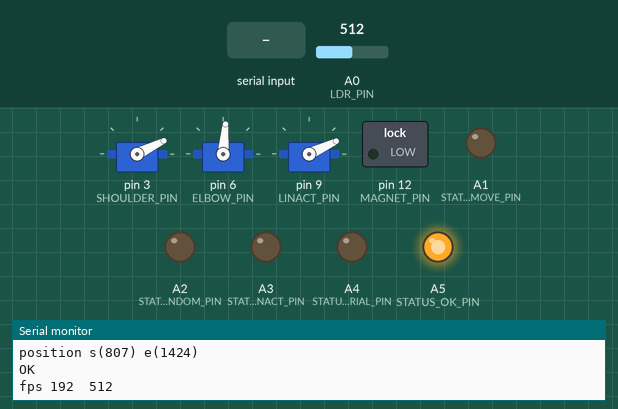
Recording of a sketch running on a simulated Arduino Uno, built with avr-gcc and run on an emulated ATmega328P. On the bench: 3 × servo, switched loads named in the sketch (green lamp = pin HIGH), output pins drawn as LEDs (lit = HIGH), the last lines printed to the serial monitor. Inputs (shaded band) come from the test bench; at power-on: A0 (LDR_PIN) = 512. Random numbers use the default seed unless the sketch sets one.

Above: at 1.25 s.
1.3 s: "90,45,200\n" received over Serial
At 2.0 s:
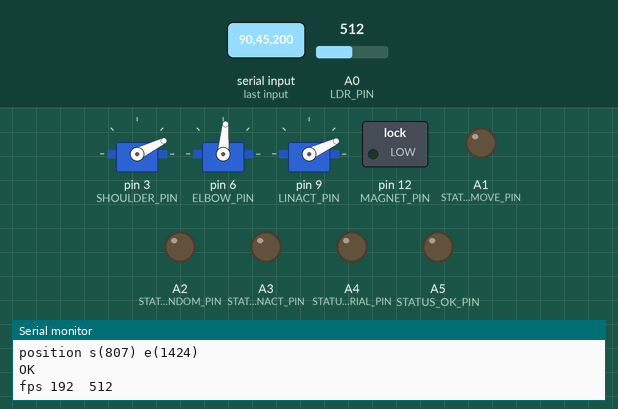
4.3 s: "M,45\n" received over Serial
At 5.5 s:
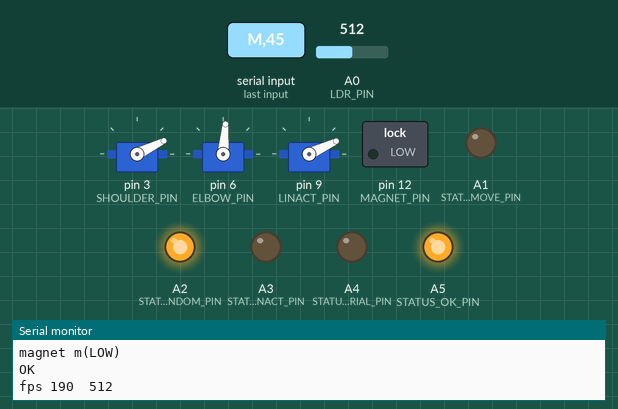
5.8 s: "30,150,10\n" received over Serial
At 7.8 s:
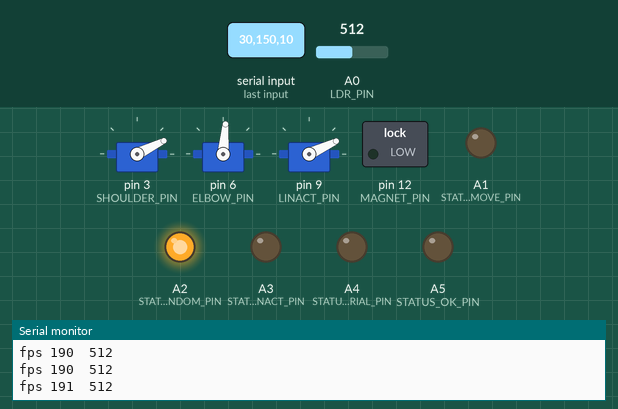
8.8 s: "m,45\n" received over Serial
At 11.9 s:
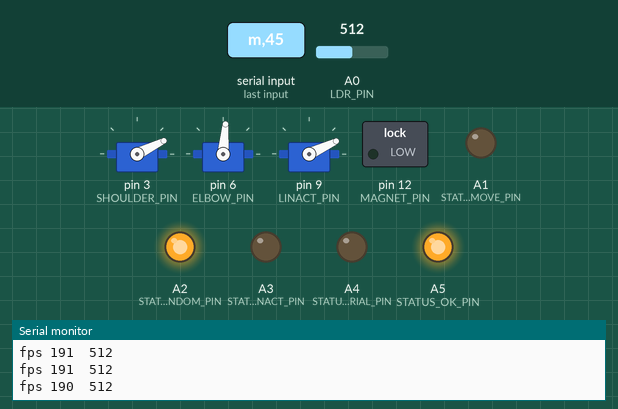
Timing chart, 0 to 12.8 s (numbered marks = the images above; inputs shaded):
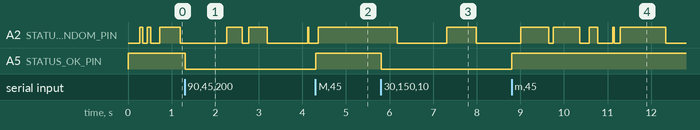

The sketch:

RobotArm.ino
```cpp
/**
   The code for the Robot Arm, this controls the servos and electro magnet
   Messages are received over the Serial port.

   We follow the following format:
   P(SHOULDER ELBOW)//set the position of each of the joints
   L(LINACT)//set the linear actuator to a certain position
   M(MAGNET)//set the magnet on or off
   T(SHOULDER ELBOW LINACT) //set trim
   A(VALUE) //set acceleration
*/
#include <Servo.h>

void(* resetFunc) (void) = 0;

bool easing = false;

const int COMMAND_TIMEOUT = 100;
const int MAX_SHOULDER = 2300;
const int MIN_SHOULDER = 600;
const int MAX_ELBOW = 2200;
const int MIN_ELBOW = 900;
const int MAX_LINACT = 2400;
const int MIN_LINACT = 800;
const float EASE_FACTOR = .02f;
const int HOME_SHOULDER_ADDR = 0;
const int HOME_ELBOW_ADDR = 16;
const int HOME_LINACT_ADDR = 32;

//The pins for each of the externals
const int MAGNET_PIN = 12;
const int SHOULDER_PIN = 3;
const int ELBOW_PIN = 6;
const int LINACT_PIN = 9;
const int LDR_PIN = A0;

//All the pins for the status LED's
const int STATUS_MAGNET_PIN = A0;
const int STATUS_MOVE_PIN = A1;
const int STATUS_RANDOM_PIN = A2;
const int STATUS_LINACT_PIN = A3;
const int STATUS_SERIAL_PIN = A4;
const int STATUS_OK_PIN = A5;

//The variables used for the acceleration
int baseAcc = 2;
const int ELBOW_MULT = 1;
const int LINACT_MULT = 4;
int elbowAcc = baseAcc * ELBOW_MULT;
int linactAcc = baseAcc * LINACT_MULT;

//Used for ldr timing
int ldrThreshold = 10;
int lowTime = 0;
bool sendReset = false;
const int RESET_TIMEOUT = 3000;

//The trim values for each of the servos, this is in microseconds
int trimShoulder = 0;
int trimElbow = 0;
int trimLinAct = 0;

//The target values for each of the positions
int targetShoulder = 1500;
int targetElbow = 1500;
int targetLinAct = 1500;
//Halfwaypoint is the midpoint between starting and ending position, this is where easing strategies change
int halfwayShoulder = 1500;
int halfwayElbow = 1500;
int halfwayLinAct = 1500;
//Change is the total change in this move, this is calculated when the move is parsed
int changeShoulder = 0;
int changeElbow = 0;
int changeLinAct = 0;
//Diff is the current amount of difference between position and target
int diffShoulder = 0;
int diffElbow = 0;
int diffLinAct = 0;
//Flag to see if we're done moving yet
bool moveDone = false;

//The positions of each of the servos and magnet
int msShoulder = 1500;
int msElbow = 1500;
int msLinAct = 1500;
int magnetState = LOW;

//The servos used in this robot
Servo shoulder;
Servo elbow;
Servo linAct;

//Variables used in the parsing of the commands
const byte CMD_NONE = 0;
const byte CMD_MAGNET = 1;
const byte CMD_ACC = 2;
const byte CMD_TRIM = 3;
const byte CMD_POS = 4;
const byte CMD_LIN = 5;
byte commandMode = CMD_NONE;
byte numsRead = 0;
bool firstMove = false;
bool randomLedStatus = false;

const int FPS_INTERVAL = 1000;
int accumulator = 0;
unsigned long lastFrame = 0;
unsigned long now = 0;
unsigned long frameCount = 0;
unsigned long startTimeCommand = 0;

/**
   Runs once when the power is turned on
*/
void setup() {
  //Attach the servos to the correct pins, maybe detach as soon as there is nothing to do anymore
  shoulder.attach(SHOULDER_PIN);
  elbow.attach(ELBOW_PIN);
  linAct.attach(LINACT_PIN);
  msShoulder = 807;
  msElbow = 1424;
  msLinAct = 800;

  //Setup the first move
  targetShoulder = msShoulder;
  halfwayShoulder = (msShoulder + targetShoulder) / 2;
  targetElbow = msElbow;
  halfwayElbow = (msElbow + targetElbow) / 2;
  targetLinAct = msLinAct;
  halfwayLinAct = (msLinAct + targetLinAct) / 2;
  firstMove = true;

  updateServos();

  //Set up serial connection
  Serial.begin(9600);
  Serial.println("--- ARDUINO STARTUP ---");
  //Set up the pins in the correct pin mode
  pinMode(MAGNET_PIN, OUTPUT);
  pinMode(STATUS_MAGNET_PIN, OUTPUT);
  pinMode(STATUS_MOVE_PIN, OUTPUT);
  pinMode(STATUS_RANDOM_PIN, OUTPUT);
  pinMode(STATUS_LINACT_PIN, OUTPUT);
  pinMode(STATUS_SERIAL_PIN, OUTPUT);
  pinMode(STATUS_OK_PIN, OUTPUT);
  pinMode(LDR_PIN, INPUT);

  parseSerial("P(807_1424)\n");
}

/**
   Runs as often as possible
*/
void loop() {
  //Write the status leds
  digitalWrite(STATUS_MOVE_PIN, msShoulder == targetShoulder && msElbow == targetElbow ? LOW : HIGH);
  digitalWrite(STATUS_LINACT_PIN, msLinAct == targetLinAct ? LOW : HIGH);

  //Check the random blinky light
  if (random(100) == 1) {
    randomLedStatus = !randomLedStatus;
    digitalWrite(STATUS_RANDOM_PIN, randomLedStatus ? HIGH : LOW);
  }

  //Check if we're done moving
  if (targetShoulder == msShoulder && targetElbow == msElbow && targetLinAct == msLinAct) {
    endMove();
  } else {
    //We're not done moving, so set this flag
    moveDone = false;

    //Calculate the current difference
    diffShoulder = targetShoulder - msShoulder;
    diffElbow = targetElbow - msElbow;
    diffLinAct = targetLinAct - msLinAct;

    if (easing) {
      msShoulder += getEaseMovement(msShoulder, diffShoulder, halfwayShoulder, changeShoulder);
      msElbow += getEaseMovement(msElbow, diffElbow, halfwayElbow, changeElbow);
      msLinAct += getEaseMovement(msLinAct, diffLinAct, halfwayLinAct, changeLinAct);
    } else {
      //Now move towards the target for each of the servos
      msShoulder += getLinMovement(diffShoulder, baseAcc);
      msElbow += getLinMovement(diffElbow, elbowAcc);
      msLinAct += getLinMovement(diffLinAct, linactAcc);
    }
    updateServos();
  }

  frameCount ++;
  now = millis();
  accumulator += now - lastFrame;
  checkLDR(now - lastFrame);
  lastFrame = now;
  if (accumulator > FPS_INTERVAL) logFPS();

  //Check if any bytes can be read from the serial monitor
  if (Serial.available() > 0) {
    parseSerial(Serial.readStringUntil('\n'));
  }

  //Add a tiny bit of delay to allow for serial to buffer and stuff
  delay(5);
}

void checkLDR(int deltaTime){
  int val = analogRead(LDR_PIN);
  if(val < ldrThreshold){
    lowTime += deltaTime;
  }else{
    lowTime = 0;
    sendReset = false;
  }

  if(lowTime > RESET_TIMEOUT && !sendReset){
    Serial.println("resign");
    sendReset = true;
  }
}

void updateServos() {
  constrain(msShoulder, MIN_SHOULDER, MAX_SHOULDER);
  constrain(msElbow, MIN_ELBOW, MAX_ELBOW);
  constrain(msLinAct, MIN_LINACT, MAX_LINACT);

  //Write the new position to the servos
  shoulder.writeMicroseconds(msShoulder + trimShoulder);
  elbow.writeMicroseconds(msElbow + trimElbow);
  linAct.writeMicroseconds(msLinAct + trimLinAct);
}

int getEaseMovement(int ms, int diff, int halfwaypoint, int change) {
  int spd = (int) (diff * EASE_FACTOR);
  return spd == 0 ? (diff > 0 ? 1 : -1) : spd;
}

int getLinMovement(int diff, int acc) {
  if (diff > acc) return acc;
  else if (diff < -acc) return -acc;
  else return diff;
}

/**
   This is called if we are at the target position. The first time this function is called
   we print confirmation
*/
void endMove() {
  if (!moveDone) {
    moveDone = true;
    sayOk();
  }
}

/**
   Once every interval this posts the FPS and current angle data to the serial port
*/
void logFPS() {
  accumulator -= FPS_INTERVAL;
  Serial.print("fps ");
  Serial.print(String(frameCount / (FPS_INTERVAL / 1000)));
  Serial.print("\t");
  Serial.println(analogRead(LDR_PIN));
  frameCount = 0;
}

/**
   Parse the serial input, try to find the command format
*/
void parseSerial(String line) {
  if (line.length() < 4) return;
  line.toUpperCase();
  char c = line.charAt(0);
  int braceStart = line.indexOf('(');
  int braceEnd = line.indexOf(')');
  String content = line.substring(braceStart + 1, braceEnd);
//  Serial.print(c);
//  Serial.print("\t");
//  Serial.println(content);

  digitalWrite(STATUS_SERIAL_PIN, HIGH);
  digitalWrite(STATUS_OK_PIN, LOW);

  if (c == 'M' || c == 'm') {
    commandMode = CMD_MAGNET;
  } else if (c == 'T' || c == 't') {
    commandMode = CMD_TRIM;
  } else if (c == 'A' || c == 'a') {
    commandMode = CMD_ACC;
  } else if (c == 'P' || c == 'p') {
    commandMode = CMD_POS;
  } else if (c == 'L' || c == 'l') {
    commandMode = CMD_LIN;
  } else if (c == 'R' || c == 'r') {
    resetFunc();
  }

  int num, num2, num3;
  //Now that we have set commandmode, let's parse the rest of the command
  if (commandMode == CMD_POS) {
    int splitIndex = content.indexOf('_');
    num = content.substring(0, splitIndex).toInt();
    num2 = content.substring(splitIndex + 1).toInt();
    targetShoulder = num;
    changeShoulder = (targetShoulder - msShoulder) / 2;
    targetShoulder = constrain(targetShoulder, MIN_SHOULDER, MAX_SHOULDER);
    halfwayShoulder = (msShoulder + targetShoulder) / 2;
    targetElbow = num2;
    changeElbow = (targetElbow - msElbow) / 2;
    targetElbow = constrain(targetElbow, MIN_ELBOW, MAX_ELBOW);
    halfwayElbow = (msElbow + targetElbow) / 2;
    moveDone = false;
  } else if (commandMode == CMD_LIN) {
    num = content.toInt();
    targetLinAct = num;
    changeLinAct = (targetLinAct - msLinAct) / 2;
    targetLinAct = constrain(targetLinAct, MIN_LINACT, MAX_LINACT);
    halfwayLinAct = (msLinAct + targetLinAct) / 2;
    moveDone = false;
  } else if (commandMode == CMD_MAGNET) {
    num = content.toInt();
    //Write the magnet to the correct state immediately
    digitalWrite(MAGNET_PIN, num > 0 ? HIGH : LOW);
    digitalWrite(STATUS_MAGNET_PIN, num > 0 ? HIGH : LOW);
    magnetState = num;
  } else if (commandMode == CMD_TRIM) {
    int iUnderscore1 = content.indexOf('_');
    int iUnderscore2 = content.lastIndexOf('_');
    num = content.substring(0, iUnderscore1).toInt();
    num2 = content.substring(iUnderscore1 + 1, iUnderscore2).toInt();
    num3 = content.substring(iUnderscore2 + 1).toInt();
    trimShoulder = num;
    trimElbow = num2;
    trimLinAct = num3;
  } else if (commandMode == CMD_ACC) {
    num = content.toInt();
    baseAcc = num;
    elbowAcc = baseAcc * ELBOW_MULT;
    linactAcc = baseAcc * LINACT_MULT;
  }
  endCommandMode();
}

void endCommandMode() {
  logReceivedCommand();
  commandMode = CMD_NONE;
  digitalWrite(STATUS_SERIAL_PIN, LOW);
}

/**
   This shows the received command in the Serial
*/
void logReceivedCommand() {
  if (commandMode == CMD_POS) {
    Serial.print("position s(");
    Serial.print(String(targetShoulder));
    Serial.print(") e(");
    Serial.print(String(targetElbow));
    Serial.println(")");
  } else if (commandMode == CMD_LIN) {
    Serial.print("linact l(");
    Serial.print(String(targetLinAct));
    Serial.println(")");
  } else if (commandMode == CMD_MAGNET) {
    Serial.print("magnet m(");
    Serial.println(magnetState > 0 ? "HIGH)" : "LOW)");
    sayOk();
  } else if (commandMode == CMD_ACC) {
    Serial.print("acceleration ");
    Serial.println(String(baseAcc));
    sayOk();
  } else if (commandMode == CMD_TRIM) {
    Serial.print("trim s(");
    Serial.print(String(trimShoulder));
    Serial.print(") e(");
    Serial.print(String(trimElbow));
    Serial.print(") l(");
    Serial.print(String(trimLinAct));
    Serial.println(")");
    sayOk();
  }
}

void sayOk() {
  Serial.println("OK");
  digitalWrite(STATUS_OK_PIN, HIGH);
}
```

Measured:
- after the input at 1.3 s, A5 (STATUS_OK_PIN): HIGH → LOW at once
- after the input at 4.3 s, A5 (STATUS_OK_PIN): LOW → HIGH at once
- after the input at 5.8 s, A5 (STATUS_OK_PIN): HIGH → LOW at once
- after the input at 8.8 s, A5 (STATUS_OK_PIN): LOW → HIGH at once
